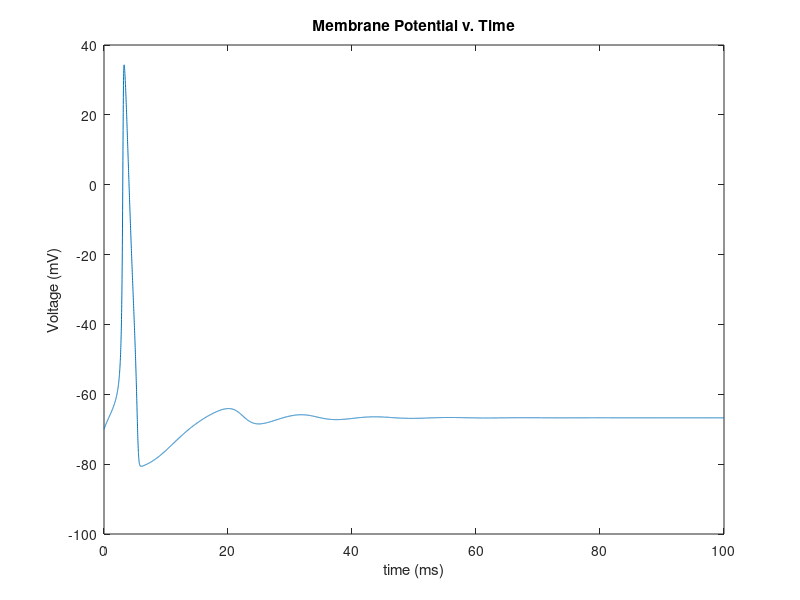
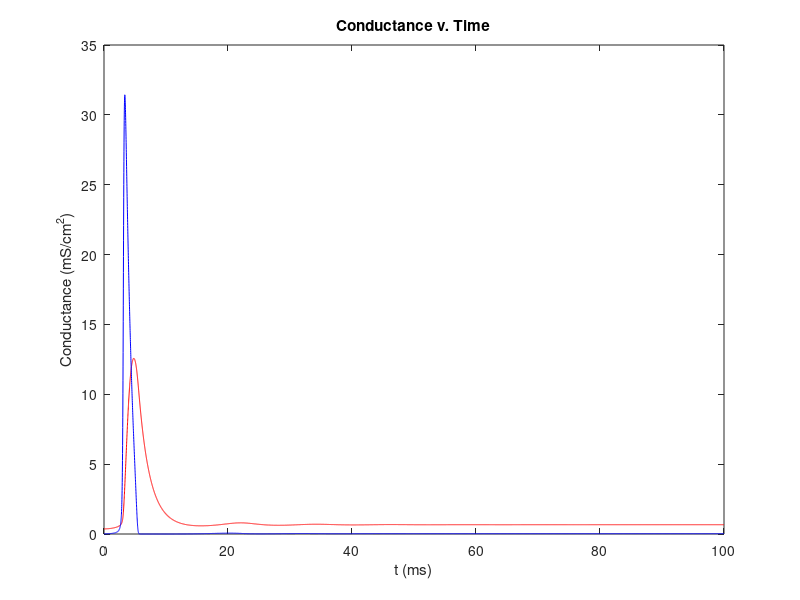

The MATLAB script that drew these images, in order:
%Initialize all constants
g_k = 36;
g_na = 120;
g_l = .3;
e_k = -12;
e_na = 115;
e_l = 10.6;
v_rest = -70;
c_m = 1;
%injection current of 5 uA/cm^2
I = 5;

%Introduce all variables
% v_m = membrane voltage
% m = probability of active sodium channels
% h = probability of inactive sodium channels
% n = probability of active potassium channels

v_m = 0; %start membrane at 0 for the purposes of solving the differential equations

%setup time period
step = .01;
t = 0:step:100;

%Initial conditions
a_m = .1*((25-v_m)/(exp((25-v_m)/10)-1));
b_m = 4*exp(-v_m/18);
a_h = .07*exp(-v_m/20);
b_h = 1/(exp((30-v_m)/10)+1);
a_n = .01*((10-v_m)/(exp((10-v_m)/10)-1));
b_n = .125*exp(-v_m/80);

m = a_m/(a_m + b_m);
h = a_h/(a_h + b_h);
n = a_n/(a_n + b_n);

G_na = (m^3)*g_na*h;
G_k = (n^4)*g_k;
G_l = g_l;

%main loop over 100 ms: calculate probability coeffs, ion channel currents,
%and run euler's method to obtain next point in time
for i = 1:length(t)-1

a_m(i) = .1*((25-v_m(i))/(exp((25-v_m(i))/10)-1));
b_m(i) = 4*exp(-v_m(i)/18);
a_h(i) = .07*exp(-v_m(i)/20);
b_h(i) = 1/(exp((30-v_m(i))/10)+1);
a_n(i) = .01*((10-v_m(i))/(exp((10-v_m(i))/10)-1));
b_n(i) = .125*exp(-v_m(i)/80);

i_na = (m(i)^3)*g_na*h(i)*(v_m(i) - e_na);
G_na(i+1) = (m(i)^3)*g_na*h(i);
i_k = (n(i)^4)*g_k*(v_m(i) - e_k);
G_k(i+1) = (n(i)^4)*g_k;
i_l = g_l*(v_m(i) - e_l);
G_l = g_l;
i_ion = I - i_na - i_k - i_l;

v_m(i+1) = v_m(i) + (step*(i_ion/c_m));
m(i+1) = m(i) + (step*((a_m(i)*(1-m(i)))-(b_m(i)*m(i))));
h(i+1) = h(i) + (step*((a_h(i)*(1-h(i)))-(b_h(i)*h(i))));
n(i+1) = n(i) + (step*((a_n(i)*(1-n(i)))-(b_n(i)*n(i))));

end

v_m = v_m + v_rest; %shift resting potential down to -70mV


plot(t,v_m);
xlabel('time (ms)'); ylabel('Voltage (mV)'); title('Membrane Potential v. Time')


figure
plot(t,G_k,'r',t,G_na,'b');
xlabel('t (ms)'); ylabel('Conductance (mS/cm^{2})'); title('Conductance v. Time')